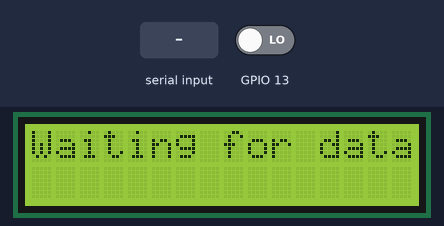
Recording of a program running on a simulated ESP32. On the bench: 16×2 character LCD. Inputs (shaded band) come from the test bench; at power-on: GPIO 13 LOW. Storage starts empty; what the program prints to the serial monitor is not drawn.

Above: at 2.2 s.
2.3 s: "1\n" received over the second serial link
At 3.4 s:
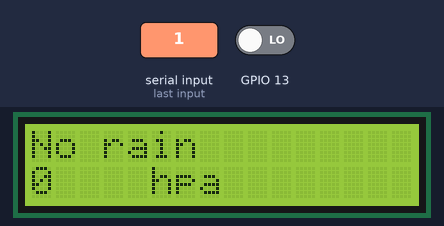
5.3 s: "0\n" received over the second serial link
At 8.2 s:
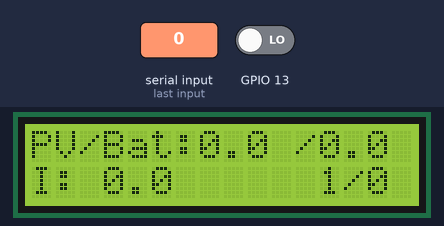
Timing chart, 0 to 9.7 s (numbered marks = the images above; inputs shaded):
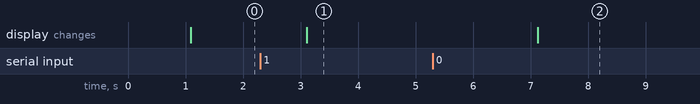

The program:

main.cpp
```cpp
#include <Arduino.h>
#include <SD.h>
#include <LiquidCrystal.h>
#include <setup.hpp>
#include <raindetecter_handler.hpp>
#include <SDmodule.hpp>

// #define RX_PIN 3
// #define TX_PIN 1
#define RX_PIN 22
#define TX_PIN 23

// int RX_PIN = 22;
// int TX_PIN = 23;

float pre_wd_voltage = 0.0; // previous value of water detector volage value
int wd_decrease_counter = 0;

LiquidCrystal lcd(RS, EN, DB4, DB5, DB6, DB7);
byte celsius_degree[8] = {
    // bit data for celsius degree character
    B11100,
    B10100,
    B11100,
    B01111,
    B01000,
    B01000,
    B01111,
};

char rainfallBuff[8];
char tempBuff[8];
char preassureBuff[8];
char humidityBuff[8];
char counterBuff[8];
char anomaryIDBuff[8];
char pvBuff[8];
char battBuff[8];
char currentBuff[8];

formattedData datastruct;
char receieved_data[44];

bool displayData_weather = true; // true: display weather data, false: display system data

// Interrupt flag
volatile bool dataReceived = false;
String strBuff;
static bool conbertchecker = 0;

// Interrupt handler for serial data reception
void IRAM_ATTR serialEvent1()
{
    while (Serial1.available())
    {
        char inChar = (char)Serial1.read();
        strBuff += inChar;
        if (inChar == '\n')
        {
            dataReceived = true;
            conbertchecker = 1;
            break; // Exit the loop once a complete message is received
        }
    }
}

// Function to check the state of the switch
void checkSwitch()
{
    static bool lastSwitchState = HIGH;
    static unsigned long lastDebounceTime = 0;
    unsigned long debounceDelay = 50; // 50ms debounce delay
    bool currentSwitchState = digitalRead(SWITCH_PIN);

    if (currentSwitchState != lastSwitchState)
    {
        lastDebounceTime = millis();
    }

    if ((millis() - lastDebounceTime) > debounceDelay)
    {
        if (currentSwitchState != displayData_weather)
        {
            displayData_weather = currentSwitchState;
        }
    }

    lastSwitchState = currentSwitchState;
}

void setup()
{
    lcd.begin(16, 2);
    lcd.print("Initializing...");
    lcd.createChar(0, celsius_degree);

    Serial.begin(BAUDRATE);
    Serial1.begin(BAUDRATE, SERIAL_8N1, RX_PIN, TX_PIN);
    Serial.print("serial!!!!");
    while (!Serial1)
        ;
    if (!SD.begin()) {
        lcd.clear();
        lcd.print("Card Mount Failed");
        return;
    }
    uint8_t cardType = SD.cardType();

    if (cardType == CARD_NONE) {
        lcd.clear();
        lcd.print("No SD card attached");
        return;
    }

    pinMode(SWITCH_PIN, INPUT);

    lcd.clear();
    lcd.print("Get Ready!");
    delay(1000);
    lcd.clear();
    lcd.print("Waiting for data");

    attachInterrupt(digitalPinToInterrupt(RX_PIN), serialEvent1, CHANGE);
}

void loop()
{
    noInterrupts();
    bool received = dataReceived;
    dataReceived = false;
    interrupts();

    if (received)
    {
        if (conbertchecker)
        {
            strBuff.toCharArray(receieved_data, sizeof(receieved_data));
            formatData(receieved_data, &datastruct);
            isRainingorNot(&datastruct.is_raining, &datastruct.waterdetector_Voltage, &pre_wd_voltage, &wd_decrease_counter);

            snprintf(rainfallBuff, sizeof(rainfallBuff), "%4.1f", datastruct.rainfall);
            snprintf(tempBuff, sizeof(tempBuff), "%4.1f", datastruct.temp);
            snprintf(preassureBuff, sizeof(preassureBuff), "%d", datastruct.pressure);
            snprintf(humidityBuff, sizeof(humidityBuff), "%3.1f", datastruct.humidity);
            snprintf(counterBuff, sizeof(counterBuff), "%d", datastruct.counter);
            snprintf(anomaryIDBuff, sizeof(anomaryIDBuff), "%d", datastruct.anomaryID);
            snprintf(pvBuff, sizeof(pvBuff), "%3.1f", datastruct.PV_Voltage);
            snprintf(battBuff, sizeof(battBuff), "%3.1f", datastruct.batt_Voltage);
            snprintf(currentBuff, sizeof(currentBuff), "%4.1f", datastruct.current);
            conbertchecker = 0;

            if(datastruct.is_raining){
                digitalWrite(LED_PIN, HIGH);
            }else{
                digitalWrite(LED_PIN, LOW);
            }

            writeFile(SD, "/test.txt", receieved_data);
        }

        lcd.clear();
        lcd.setCursor(0, 0);

        if (displayData_weather)
        {
            static bool datablink = 0;
            if (datastruct.is_raining)
            {
                lcd.print("Rainfall:     mm");
                lcd.setCursor(9, 0);
                lcd.print(rainfallBuff);
            }
            else
            {
                lcd.print("No rain");
            }

            if (datablink)
            {
                lcd.setCursor(0, 1);
                lcd.print(tempBuff);
                lcd.setCursor(4, 1);
                lcd.write(byte(0));
                lcd.setCursor(8, 1);
                lcd.print(humidityBuff);
                lcd.setCursor(12, 1);
                lcd.print("%");
            }
            else
            {
                lcd.setCursor(0, 1);
                lcd.print(preassureBuff);
                lcd.setCursor(5, 1);
                lcd.print("hpa");
            }
            datablink = !datablink;
        }
        else
        {
            lcd.setCursor(0, 0);
            lcd.print("PV/Bat:    /");
            lcd.setCursor(7, 0);
            lcd.print(pvBuff);
            lcd.setCursor(12, 0);
            lcd.print(battBuff);
            lcd.setCursor(0, 1);
            lcd.print("I:");
            lcd.setCursor(2, 1);
            lcd.print(currentBuff);
            lcd.setCursor(12, 1);
            lcd.print(counterBuff);
            lcd.setCursor(13, 1);
            lcd.print("/");
            lcd.setCursor(14, 1);
            lcd.print(anomaryIDBuff);
        }
    }

    delay(2000);
    checkSwitch();
}
```

Measured:
- after the input at 2.3 s, the display: changes after 0.81 s (image 1)
- after the input at 5.3 s, the display: changes after 1.8 s (image 2)
